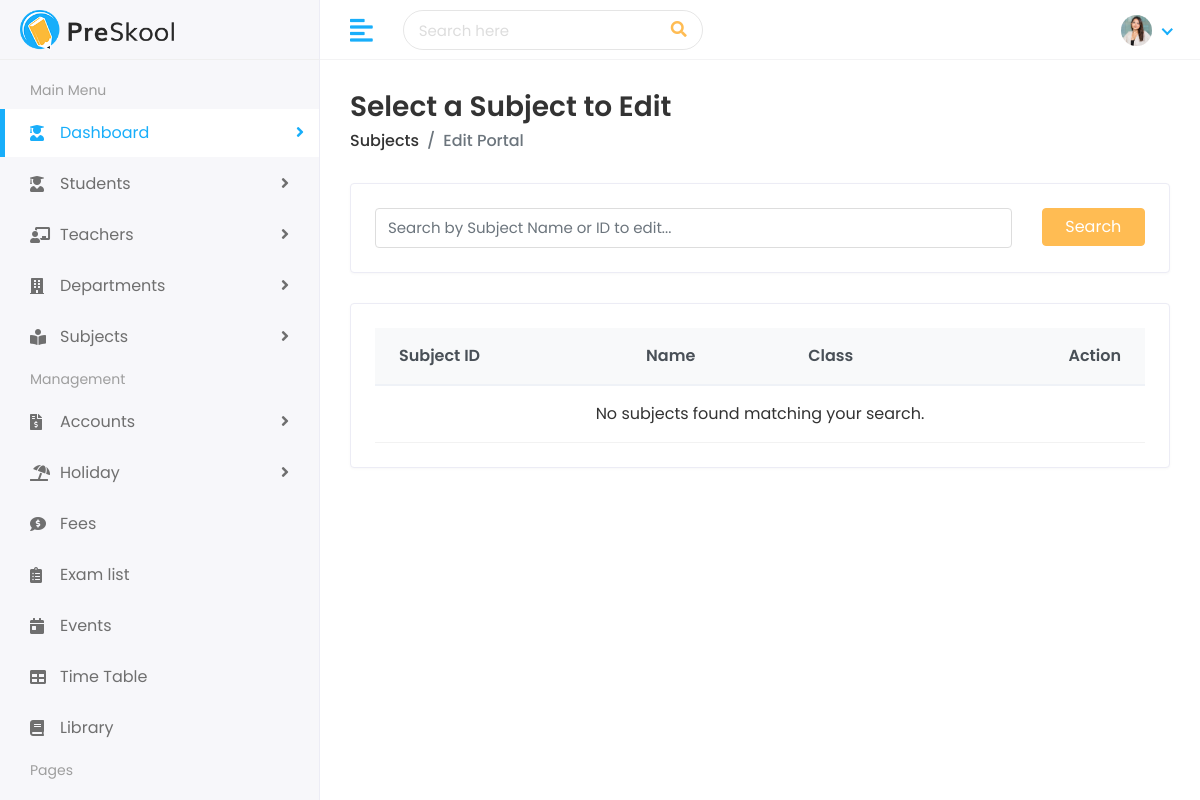
/subjects/edit-portal/, run on an earlier commit of the app's database.
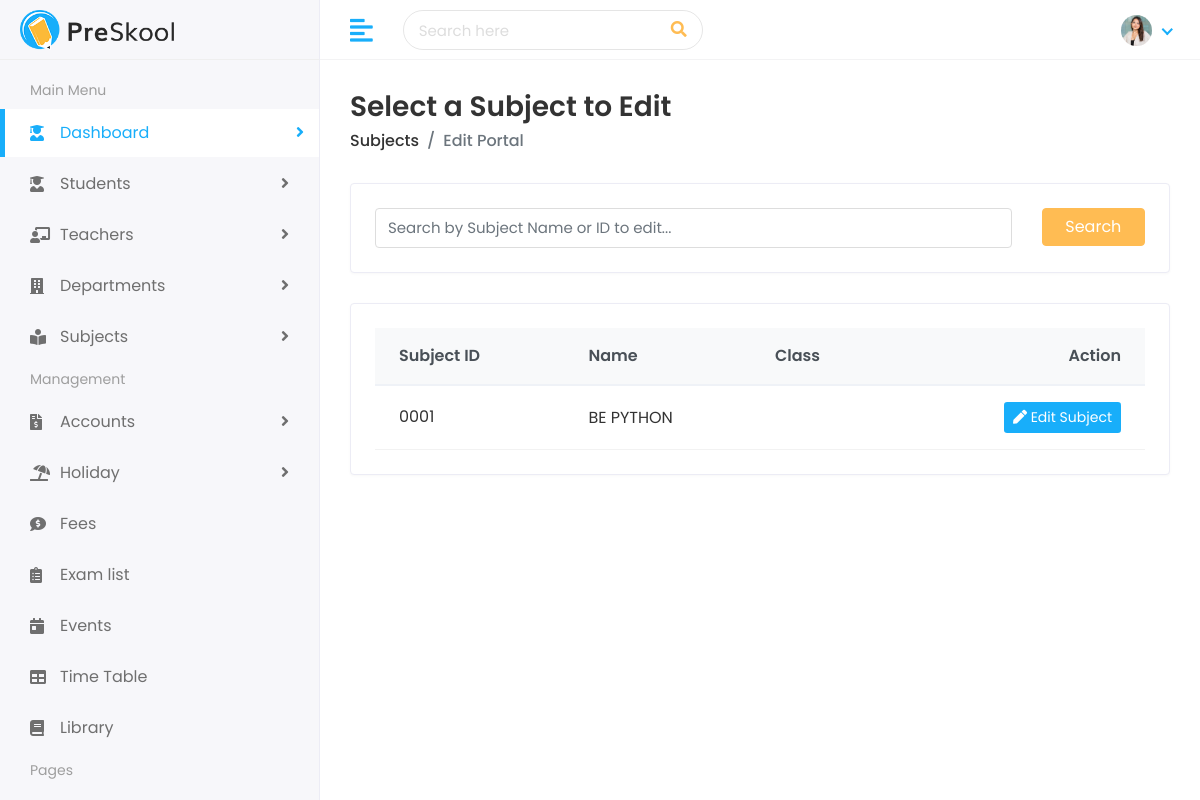
And on a later commit of the database.
### subjects/models.py (models this page shows, shortened)
class Subject(models.Model):
    subject_id = models.CharField(max_length=20, unique=True)
    name = models.CharField(max_length=100)
    department = models.ForeignKey(
        Department,
        on_delete=models.CASCADE,
        related_name='subjects'
    )
    teacher = models.ForeignKey(
        Teacher,
        on_delete=models.SET_NULL,
        null=True,
        related_name='taught_subjects'
    )

### subjects/views.py (the view)
# urls.py: path('edit-portal/', views.subject_edit_portal, name='subject_edit_portal'),
def subject_edit_portal(request):
    subjects = Subject.objects.all()
    search_query = request.GET.get('search')
    if search_query:
        subjects = subjects.filter(
            Q(name__icontains=search_query) |
            Q(subject_id__icontains=search_query)
        )
    return render(request, 'subjects/edit-subject-portal.html', {
        'subjects': subjects,
        'search_query': search_query
    })

### templates/subjects/edit-subject-portal.html
{% extends 'Home/base.html' %}
{% block body %}
<div class="page-wrapper">
    <div class="content container-fluid">
        <div class="page-header">
            <div class="row align-items-center">
                <div class="col">
                    <h3 class="page-title">Select a Subject to Edit</h3>
                    <ul class="breadcrumb">
                        <li class="breadcrumb-item"><a href="{% url 'subject_list' %}">Subjects</a></li>
                        <li class="breadcrumb-item active">Edit Portal</li>
                    </ul>
                </div>
            </div>
        </div>
        <div class="row">
            <div class="col-sm-12">
                <div class="card">
                    <div class="card-body">
                        <form method="GET" action="{% url 'subject_edit_portal' %}">
                            <div class="row">
                                <div class="col-md-10">
                                    <input type="text" name="search" class="form-control" placeholder="Search by Subject Name or ID to edit..." value="{{ search_query|default_if_none:'' }}">
                                </div>
                                <div class="col-md-2">
                                    <button type="submit" class="btn btn-primary btn-block">Search</button>
                                </div>
                            </div>
                        </form>
                    </div>
                </div>
            </div>
        </div>
        <div class="row">
            <div class="col-sm-12">
                <div class="card card-table">
                    <div class="card-body">
                        <div class="table-responsive">
                            <table class="table table-hover table-center mb-0">
                                <thead class="thead-light">
                                    <tr>
                                        <th>Subject ID</th>
                                        <th>Name</th>
                                        <th>Class</th>
                                        <th class="text-right">Action</th>
                                    </tr>
                                </thead>
                                <tbody>
                                    {% for subject in subjects %}
                                    <tr>
                                        <td>{{ subject.subject_id }}</td>
                                        <td><h2><a>{{ subject.name }}</a></h2></td>
                                        <td>{{ subject.class_name }}</td>
                                        <td class="text-right">
                                            <a href="{% url 'edit_subject' subject.subject_id %}" class="btn btn-sm bg-success-light">
                                                <i class="fas fa-pen"></i> Edit Subject
                                            </a>
                                        </td>
                                    </tr>
                                    {% empty %}
                                    <tr>
                                        <td colspan="4" class="text-center">No subjects found matching your search.</td>
                                    </tr>
                                    {% endfor %}
                                </tbody>
                            </table>
                        </div>
                    </div>
                </div>
            </div>
        </div>
    </div>
</div>
{% endblock %}

What changed in the data, as far as the page shows it:
added Subject: subject_id "0001", name "BE PYTHON"
Also different on the page:
text no longer shown: "No subjects found matching your search."
